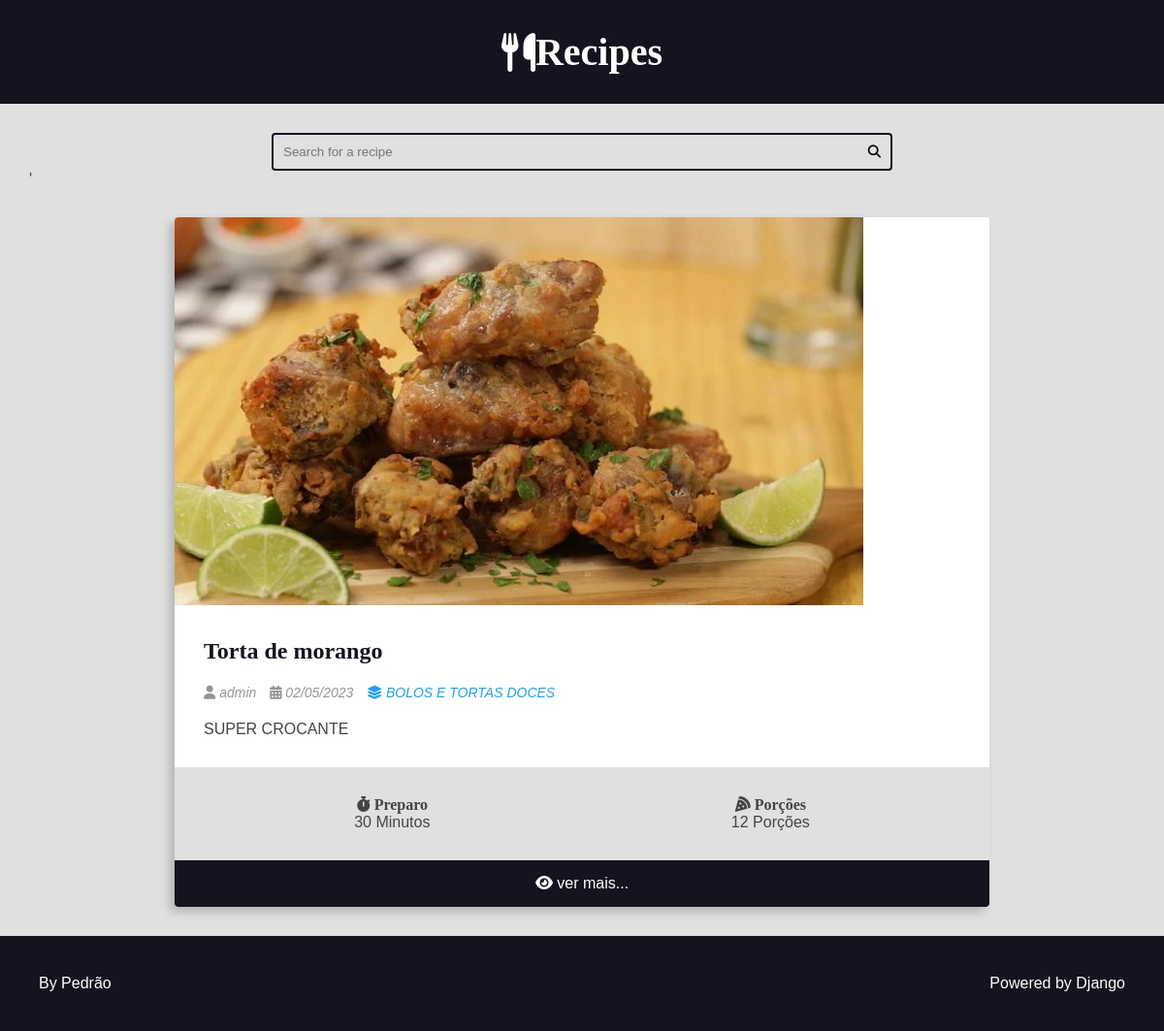
Screenshot of /recipes/16/ with the database file from the repository.
### recipes/models.py (models this page shows, shortened)
class Recipe(models.Model):
    title = models.CharField(max_length=65)
    description = models.CharField(max_length=165)
    slug = models.SlugField(unique=True)
    preparation_time = models.IntegerField()
    preparation_time_unit = models.CharField(max_length=65)
    servings = models.IntegerField()
    servings_unit = models.CharField(max_length=65)
    preparation_steps = models.TextField()
    prepare_stes_is_html = models.BooleanField(default=False)
    created_at = models.DateField(auto_now_add=True)
    updated_at = models.DateField(auto_now=True)
    is_published = models.BooleanField(default=False)
    cover = models.ImageField(upload_to='recipes/cover/%Y/%m/%d', blank=True, default='')  # noqa: E501
    category = models.ForeignKey(Category, on_delete=models.SET_NULL, null=True, blank=True, default=None)  # noqa: E501
    author = models.ForeignKey(User, on_delete=models.SET_NULL, null=True)

class Category(models.Model):
    title = models.CharField(max_length=65)
    def __str__(self):
        return self.title

### recipes/views.py (the view)
# urls.py: path('', include('recipes.urls')),
def recipes(request, id):
    recipe = get_object_or_404(Recipe, pk=id, is_published=True)
    return render(request, 'recipes.html', context={
        'recipe': recipe,
        'is_detail_page': True,
        })

### recipes/templates/recipes.html (shortened to what this page needs)
{% extends 'base.html' %}
{% block content %}
    {% include "search.html" %}
    <main class="main-content-container">
        <div class="main-content main-content-detail container">
            {% include "card.html" %}
        </div>
    </main>
{% endblock content %}

### recipes/templates/card.html
<div class="recipe recipe-list-item">
    {% if recipe.cover %}
        <div class="recipe-cover">
            <a href=" {% url 'recipes:recipe' recipe.id %}">
                <img src="{{ recipe.cover.url }}" alt="Temporário">
            </a>
        </div>
    {% endif %}
    <div class="recipe-title-container">
        <h2 class="recipe-title">
            <a href="{% url 'recipes:recipe' recipe.id %}">
                {{ recipe.title }}
            </a>
        </h2>
    </div>
    <div class="recipe-author">
        <span class="recipe-author-item">
            <i class="fas fa-user"></i>
            {% if recipe.author is not None %}
                {% if recipe.author.firstname %}
                    {{ recipe.author.first_name }} {{recipe.author.last_name}}
                {% else %}
                    {{recipe.author.username}}
                {% endif %}
            {% else %}
                    Desconhecido
            {% endif %}
        </span>
        <span class="recipe-author-item">
            <i class="fas fa-calendar-alt"></i>
            {{ recipe.created_at|date:"d/m/Y" }}
        </span>
        {% if recipe.category is not None %}
            <span class="recipe-author-item">
                <a href="{% url 'recipes:category' recipe.category.id %}">
                    <i class="fas fa-layer-group"></i>
                    <span>{{recipe.category}}</span>
                </a>
            </span>
        {% endif %}
    </div>
    <div class="recipe-content">
        <p>{{ recipe.description}}</p>
    </div>
    <div class="recipe-meta-container">
        <div class="recipe-meta recipe-preparation">
            <h3 class="recipe-meta-title"><i class="fas fa-stopwatch"></i> Preparo</h3>
            <div class="recipe-meta-text">
                {{recipe.preparation_time }} Minutos
            </div>
        </div>
        <div class="recipe-meta recipe-servings">
            <h3 class="recipe-meta-title"><i class="fas fa-pizza-slice"></i> Porções</h3>
            <div class="recipe-meta-text">
                {{ recipe.servings }} Porções
            </div>
        </div>
    </div>
    <footer class="recipe-footer">
        <a class="recipe-read-more button button-dark button-full-width" href=" {% url 'recipes:recipe' recipe.id %}">
            <i class="fas fa-eye"></i>
            <span>ver mais...</span>
        </a>
    </footer>
</div>

### recipes/static/css/styles.css (style rules this page uses)
:root { --color-primary: #269fe6; --color-primary-hover: #2086c2; --color-primary-dark: #13141f; --color-primary-dark-hover: #212336; --color-primary-light: #d4ecfa; --color-primary-light-hover: #bdd8e7; --color-white: #fff; --color-black: #000; --color-dark-text: #444; --color-info-light: #cce5ff; --color-debug-light: #cce5ff; --color-success-light: #d4edda; --color-alert-light: #fff3cd; --color-warning-light: #fff3cd; --color-error-light: #f8d7da; --color-info-dark: #4d86c4; --color-debug-dark: #4d86c4; --color-success-dark: #4a9c5d; --color-alert-dark: #927f40; --color-warning-dark: #927f40; --color-error-dark: #da525d; --color-gray-0: #f9f9f9; --color-gray-1: #e0e0e0; --color-gray-2: #c7c7c7; --color-gray-3: #aeaeae; --color-gray-4: #959595; --color-gray-5: #7d7d7d; --color-gray-6: #646464; --color-gray-7: #4b4b4b; --color-gray-8: #323232; --color-gray-9: #191919; --font-primary: sans-serif; --font-headings: 'Roboto Slab', serif; --spacing-gutter-medium: 3rem; --spacing-gutter-large: 4rem; }
* { padding: 0; margin: 0; box-sizing: border-box; }
html { font-size: 62.5%; }
body { font-size: 1.6rem; font-family: var(--font-primary); background: var(--color-gray-1); color: var(--color-dark-text); }
h1, h2, h3, h4, h5, h6 { font-family: var(--font-headings); }
img { max-width: 100%; }
a { color: var(--color-primary); text-decoration: none; }
.container { max-width: 144rem; margin: 0 auto; padding: var(--spacing-gutter-medium); }
.main-content { padding-top: 0; }
.recipe { background: var(--color-white); box-shadow: -5px 5px 10px rgba(0, 0, 0, 0.2); transform: scale(1); transition: all 300ms ease-in-out; border-radius: 0.4rem; overflow: hidden; }
.recipe img { max-width: 100%; }
.recipe-list-item { max-width: 64rem; height: fit-content; }
.recipe-title-container { padding: var(--spacing-gutter-medium); padding-bottom: 2rem; }
.recipe-title-container a { text-decoration: none; color: var(--color-primary-dark); }
.recipe-author { padding: 0 var(--spacing-gutter-medium); }
.recipe-content { padding: var(--spacing-gutter-medium); padding-top: 2rem; }
.recipe-author-item { color: var(--color-gray-4); margin-right: 1rem; font-style: italic; font-size: 1.4rem; }
.recipe-author a { color: var(--color-primary); transition: all 300ms ease-in-out; text-decoration: none; }
.recipe-meta-container { display: flex; flex-flow: row wrap; padding: var(--spacing-gutter-medium); background: var(--color-gray-1); }
.recipe-meta { display: flex; flex-flow: column nowrap; flex-shrink: 1; flex-grow: 1; text-align: center; }
.recipe-meta-title { font-size: 1.6rem; }
.recipe-footer a { background: var(--color-primary-dark); display: block; color: var(--color-white); text-decoration: none; text-align: center; padding: 1.5rem var(--spacing-gutter-medium); transition: all 300ms ease-in-out; }
.main-content-detail .recipe-list-item { max-width: 84rem; margin: 0 auto; }

### rows the page displays
Recipe: cover (picture), title "Torta de morango", author.username "admin", created_at "02/05/2023", category "BOLOS E TORTAS DOCES", description "SUPER CROCANTE", preparation_time "30", servings "12"
